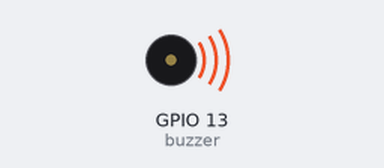
The sketch below on a simulated ESP32. Parts: buzzer (waves = sounding).

Above: at 0.5 s.
Timing chart, 0 to 4.6 s (numbered marks = the images above):
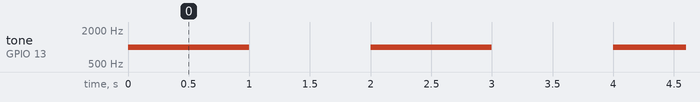

Measured:
- by itself, tone on GPIO 13 (buzzer): alternates 1000 Hz for 1.0 s and silent for 1.0 s

The sketch:

code_piezo_buzzer_esp32.ino
```cpp
int buzzer=13;

void setup() {
  // put your setup code here, to run once:
  pinMode(buzzer,OUTPUT);

}

void loop() {
  // put your main code here, to run repeatedly:
 tone(buzzer,1000);
delay(1000);
noTone(buzzer);
delay(1000);
}
```
